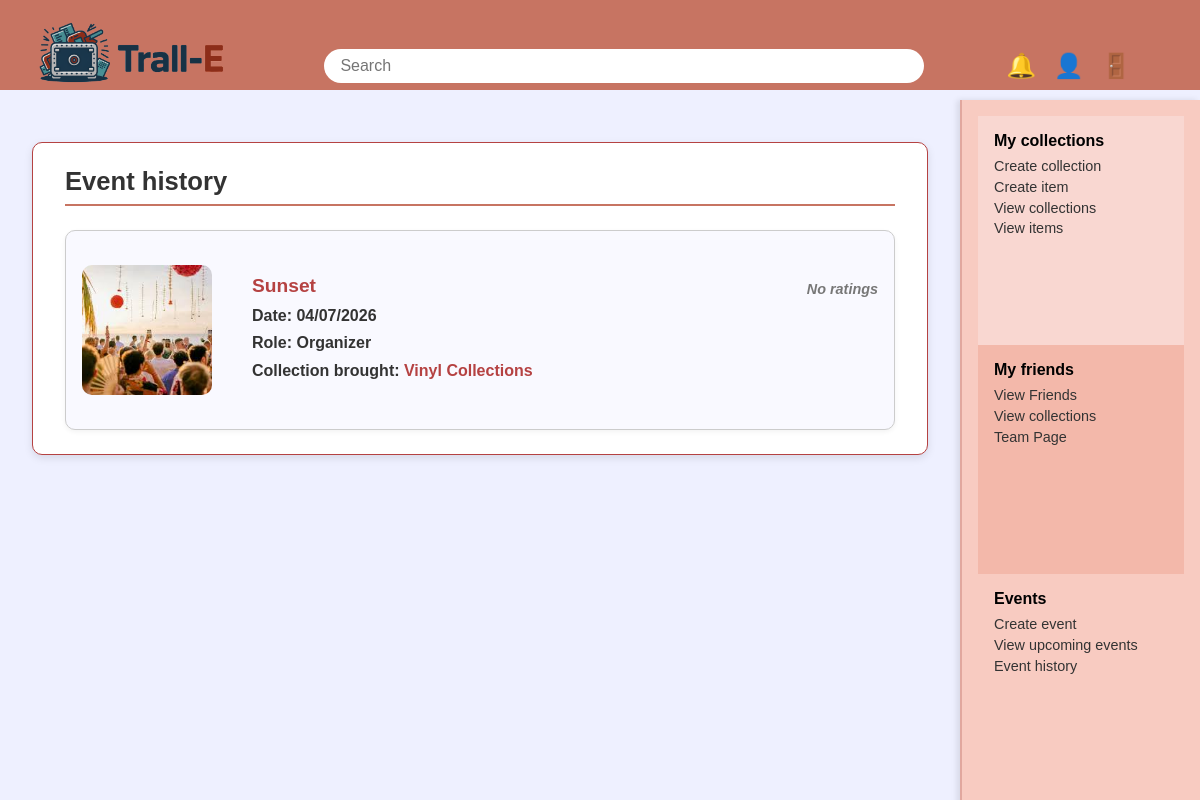
Before: /public_html/eventhistory.php (signed in) with the older database file.
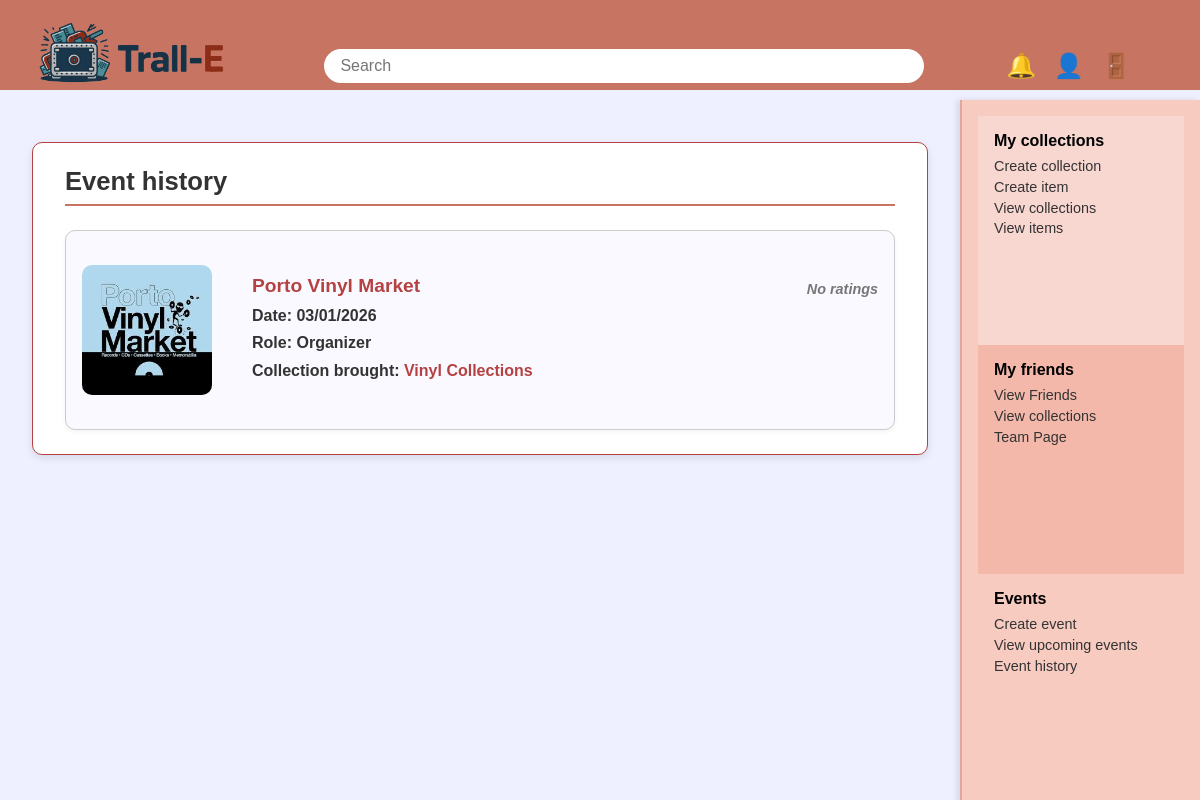
After: the same page with the newer database file.
### tables this page shows
CREATE TABLE `event` (
  `event_id` int(11) NOT NULL,
  `user_id` int(11) NOT NULL,
  `image_id` int(11) DEFAULT 13,
  `name` varchar(100) NOT NULL,
  `date` date DEFAULT NULL,
  `theme` varchar(100) DEFAULT NULL,
  `place` varchar(120) DEFAULT NULL,
  `description` text DEFAULT NULL,
  `teaser_url` text DEFAULT NULL
);

CREATE TABLE `image` (
  `image_id` int(11) NOT NULL,
  `url` varchar(255) NOT NULL
);

CREATE TABLE `collection` (
  `collection_id` int(11) NOT NULL,
  `user_id` int(11) NOT NULL,
  `Theme` text DEFAULT NULL,
  `image_id` int(11) DEFAULT 12,
  `name` varchar(100) NOT NULL,
  `starting_date` date DEFAULT NULL,
  `description` text DEFAULT NULL
);

### public_html/eventhistory.php (the view, shortened to what the changed rows need)
<?php
$currentUserId = (int) $_SESSION['user_id'];
$host = "localhost";
$user = "root";
$pass = "";
$db = "sie";
$conn = new mysqli($host, $user, $pass, $db);
$sqlEvents = "
    SELECT
        e.event_id,
        e.name,
        e.date,
        e.theme,
        e.place,
        e.description,
        e.teaser_url,
        e.image_id,
        img.url AS event_image,
        CASE
            WHEN e.user_id = ? THEN 'organizer'
            ELSE 'participant'
        END AS role,
        c.collection_id,
        c.name AS collection_name,
        -- Média e nº de coleções avaliadas no evento
        r.avg_rating   AS event_avg_rating,
        r.num_ratings  AS event_num_ratings
    FROM event e
    LEFT JOIN image img ON e.image_id = img.image_id
    LEFT JOIN attends a
        ON a.event_id = e.event_id
       AND a.user_id = ?
    LEFT JOIN collection c
        ON a.collection_id = c.collection_id
    -- SUBQUERY: média e nº de COLEÇÕES distintas com rating por evento
    LEFT JOIN (
        SELECT
            event_id,
            AVG(rating) AS avg_rating,
            COUNT(DISTINCT collection_id) AS num_ratings
        FROM rating
        GROUP BY event_id
    ) r ON r.event_id = e.event_id
    WHERE
          (e.user_id = ? OR a.user_id IS NOT NULL)
      AND e.date < CURDATE()
    GROUP BY e.event_id
    ORDER BY e.date DESC, e.event_id DESC
";
$stmt = $conn->prepare($sqlEvents);
$stmt->bind_param("iii", $currentUserId, $currentUserId, $currentUserId);
$stmt->execute();
$events = $stmt->get_result()->fetch_all(MYSQLI_ASSOC);
?>
<!DOCTYPE html>
<html lang="en">
<head>
    <link rel="stylesheet" href="eventhistory.css" />
</head>
<body>
    <div class="main">
        <div class="content">
            <section class="event-history-section">
                <h2 class="page-title">Event history</h2>
                <div class="event-list">
                    <?php if (empty($events)): ?>
                        <p>This user has no event history.</p>
                    <?php else: ?>
                        <?php foreach ($events as $ev): ?>
                            <?php
                            if (!empty($ev['event_image'])) {
                                $eventImg = $ev['event_image'];
                            } elseif (!empty($ev['teaser_url'])) {
                                $eventImg = $ev['teaser_url'];
                            } else {
                                $eventImg = "images/default_event.png";
                            }
                            $avg  = $ev['event_avg_rating'] ?? null;
                            $nrat = $ev['event_num_ratings'] ?? 0;
                            $rounded = ($avg !== null) ? round($avg) : 0;
                            ?>
                            <div class="event-card">
                                <div class="event-image"
                                     style="background-image: url('<?php echo htmlspecialchars($eventImg); ?>');">
                                </div>
                                <div class="event-info">
                                    <div class="event-header-row">
                                        <h3 class="event-title">
                                            <strong>
                                                <a href="eventpage.php?id=<?php echo $ev['event_id']; ?>">
                                                    <?php echo htmlspecialchars($ev['name']); ?>
                                                </a>
                                            </strong>
                                        </h3>
                                        <div class="event-rating">
                                            <?php if ($avg !== null && $nrat > 0): ?>
                                                <span class="event-stars">
                                                    <?php for ($i = 1; $i <= 5; $i++): ?>
                                                        <span class="star <?php echo ($i <= $rounded) ? 'filled' : ''; ?>">★</span>
                                                    <?php endfor; ?>
                                                </span>
                                                <span class="event-rating-text">
                                                    (<?php echo number_format($avg, 1); ?>/5,
                                                     <?php echo $nrat; ?> collection<?php echo $nrat > 1 ? 's' : ''; ?> rated)
                                                </span>
                                            <?php else: ?>
                                                <span class="event-rating-text no-ratings">No ratings</span>
                                            <?php endif; ?>
                                        </div>
                                    </div>
                                    <p><strong>Date:</strong>
                                        <?php echo date('d/m/Y', strtotime($ev['date'])); ?>
                                    </p>
                                    <p><strong>Role:</strong>
                                        <?php echo $ev['role'] === 'organizer' ? 'Organizer' : 'Participant'; ?>
                                    </p>
                                    <?php if (!empty($ev['collection_id']) && !empty($ev['collection_name'])): ?>
                                        <p><strong>Collection brought:</strong>
                                            <a href="collectionpage.php?id=<?php echo (int)$ev['collection_id']; ?>">
                                                <?php echo htmlspecialchars($ev['collection_name']); ?>
                                            </a>
                                        </p>
                                    <?php endif; ?>
                                </div>
                            </div>
                        <?php endforeach; ?>
                    <?php endif; ?>
                </div>
            </section>
        </div>
    </div>
</body>
</html>

Changed rows visible on the page:
changed event "Vinyl Collections": image.url: a different picture; name "Sunset" → "Porto Vinyl Market"; date "04/07/2026" → "03/01/2026"
